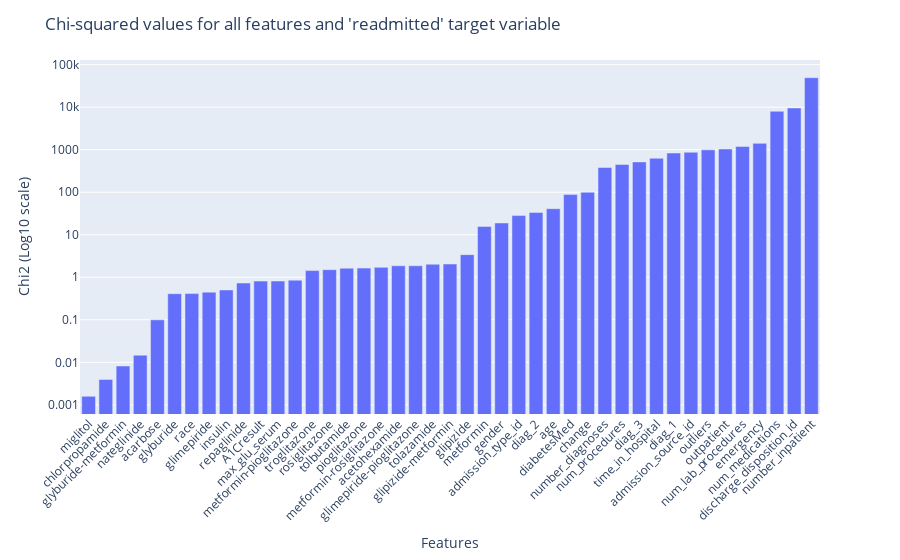

The code cell stored with this chart in its notebook:
### Code cell
# Visualize the Chi2 values for each feature on a log scale in ascending order
fig = px.bar(chi2_df,x = 'Feature', y = 'Chi2',log_y=True)
fig.update_layout(title="Chi-squared values for all features and 'readmitted' target variable", yaxis_title="Chi2 (Log10 scale)",xaxis_title="Features") 
fig.update_xaxes(tickangle=-45)

### Figure 1 — Plotly figure (JSON) as saved in the notebook; plotly's stock layout.template omitted (floating-point values rounded to 4 significant figures)
{"data": [{"alignmentgroup": "True", "hovertemplate": "Feature=%{x}<br>Chi2=%{y}<extra></extra>", "legendgroup": "", "marker": {"color": "#636efa", "pattern": {"shape": ""}}, "name": "", "offsetgroup": "", "orientation": "v", "showlegend": false, "textposition": "auto", "type": "bar", "x": ["miglitol", "chlorpropamide", "glyburide-metformin", "nateglinide", "acarbose", "glyburide", "race", "glimepiride", "insulin", "repaglinide", "A1Cresult", "max_glu_serum", "metformin-pioglitazone", "troglitazone", "rosiglitazone", "tolbutamide", "pioglitazone", "metformin-rosiglitazone", "acetohexamide", "glimepiride-pioglitazone", "tolazamide", "glipizide-metformin", "glipizide", "metformin", "gender", "admission_type_id", "diag_2", "age", "diabetesMed", "change", "number_diagnoses", "num_procedures", "diag_3", "time_in_hospital", "diag_1", "admission_source_id", "outliers", "outpatient", "num_lab_procedures", "emergency", "num_medications", "discharge_disposition_id", "number_inpatient"], "xaxis": "x", "y": [0.001587, 0.003962, 0.008182, 0.01473, 0.09962, 0.4106, 0.4133, 0.4462, 0.5041, 0.7321, 0.8117, 0.8159, 0.8549, 1.436, 1.508, 1.635, 1.642, 1.71, 1.863, 1.863, 2.024, 2.048, 3.406, 15.68, 18.92, 28.24, 33.49, 40.98, 88.89, 99.7, 380.7, 448.9, 515.7, 629.0, 834.6, 871.1, 993.0, 1038.0, 1190.0, 1410.0, 8004.0, 9583.0, 49340.0], "yaxis": "y"}], "layout": {"barmode": "relative", "legend": {"tracegroupgap": 0}, "margin": {"t": 60}, "title": {"text": "Chi-squared values for all features and 'readmitted' target variable"}, "xaxis": {"anchor": "y", "domain": [0, 1], "tickangle": -45, "title": {"text": "Features"}}, "yaxis": {"anchor": "x", "domain": [0, 1], "title": {"text": "Chi2 (Log10 scale)"}, "type": "log"}}}
